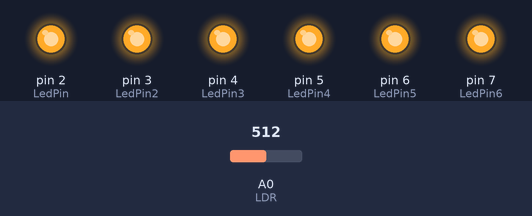
Recording of a sketch running on a simulated Arduino Uno, built with avr-gcc and run on an emulated ATmega328P. On the bench: output pins drawn as LEDs (lit = HIGH). Inputs (shaded band) come from the test bench; at power-on: A0 (LDR) = 512.

Above: at 6.3 s.
6.4 s: A0 (LDR) set to 490
At 12.2 s:
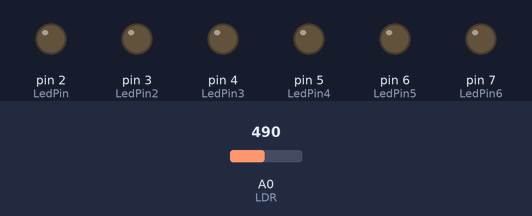
12.5 s: A0 (LDR) set to 508
At 13.7 s:
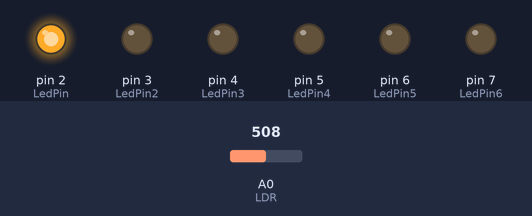
19.5 s: A0 (LDR) set to 306
At 23.4 s:
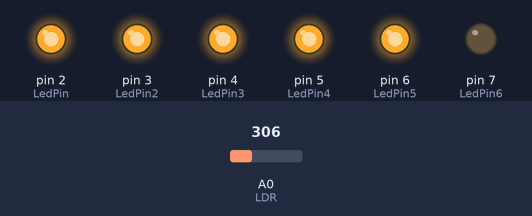
25.6 s: A0 (LDR) set to 510
At 27.9 s:
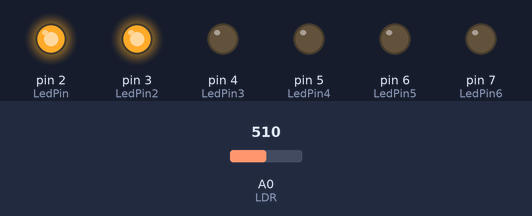
Timing chart, 0 to 33.6 s (numbered marks = the images above; inputs shaded):
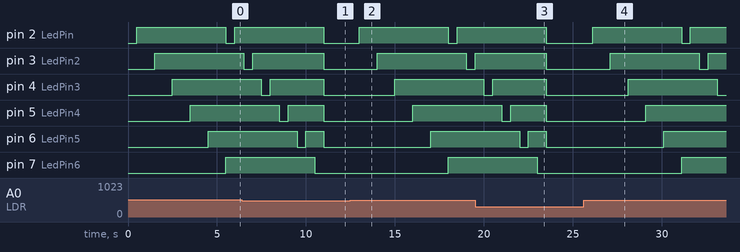

The sketch:

BigFestivalPrograma__o1.ino
```cpp
const int LedPin = 2;
const int LedPin2 = 3;
const int LedPin3 = 4;
const int LedPin4 = 5;
const int LedPin5= 6;
const int LedPin6 = 7;
const int LDR = A0;
int ValorLido = 0;

void setup() {
pinMode(LedPin, OUTPUT);
pinMode(LedPin2, OUTPUT);
pinMode(LedPin3, OUTPUT);
pinMode(LedPin4, OUTPUT);
pinMode(LedPin5, OUTPUT);
pinMode(LedPin6, OUTPUT);


}

void loop() {
 ValorLido = analogRead(LDR);

 if (ValorLido >= 500)
 {
  digitalWrite(LedPin,LOW);
  delay(500);
  digitalWrite(LedPin, HIGH);
  delay(500);
  digitalWrite(LedPin2, LOW);
  delay(500);
  digitalWrite(LedPin2, HIGH);
  delay(500);
  digitalWrite(LedPin3, LOW);
  delay(500);
  digitalWrite(LedPin3, HIGH);
  delay(500);
  digitalWrite(LedPin4, LOW);
  delay(500);
  digitalWrite(LedPin4, HIGH);
  delay(500);
  digitalWrite(LedPin5, LOW);
  delay(500);
  digitalWrite(LedPin5, HIGH);
  delay(500);
  digitalWrite(LedPin6, LOW);
  delay(500);
  digitalWrite(LedPin6, HIGH);

  }
  else
  {

    digitalWrite(LedPin, LOW);
    digitalWrite(LedPin2, LOW);
    digitalWrite(LedPin3, LOW);
    digitalWrite(LedPin4, LOW);
    digitalWrite(LedPin5, LOW);
     digitalWrite(LedPin6, LOW);


    }
}
```

Measured:
- the behaviour switches between 499 and 500 on A0 (LDR) (found by bisection; images 1 and 2)
- after the input at 6.4 s, pin 2 (LedPin): goes on until 11.0 s, then stays LOW; pin 7 (LedPin6): goes on until 10.5 s, then stays LOW
- after the input at 12.5 s, pin 2 (LedPin): LOW → HIGH after 0.50 s, → LOW 5.0 s later, → HIGH 0.50 s later; pin 3 (LedPin2): LOW → HIGH after 1.5 s, → LOW 5.0 s later; pin 4 (LedPin3): LOW → HIGH after 2.5 s; pin 5 (LedPin4): LOW → HIGH after 3.5 s; pin 6 (LedPin5): LOW → HIGH after 4.5 s
- after the input at 19.5 s, pin 2 (LedPin): goes on until 23.5 s, then stays LOW; pin 7 (LedPin6): goes on until 23.0 s, then stays LOW
- after the input at 25.6 s, pin 2 (LedPin): LOW → HIGH after 0.50 s, → LOW 5.0 s later, → HIGH 0.50 s later; pin 3 (LedPin2): LOW → HIGH after 1.5 s, → LOW 5.0 s later, → HIGH 0.50 s later; pin 4 (LedPin3): LOW → HIGH after 2.5 s, → LOW 5.0 s later; pin 5 (LedPin4): LOW → HIGH after 3.5 s; pin 6 (LedPin5): LOW → HIGH after 4.5 s
